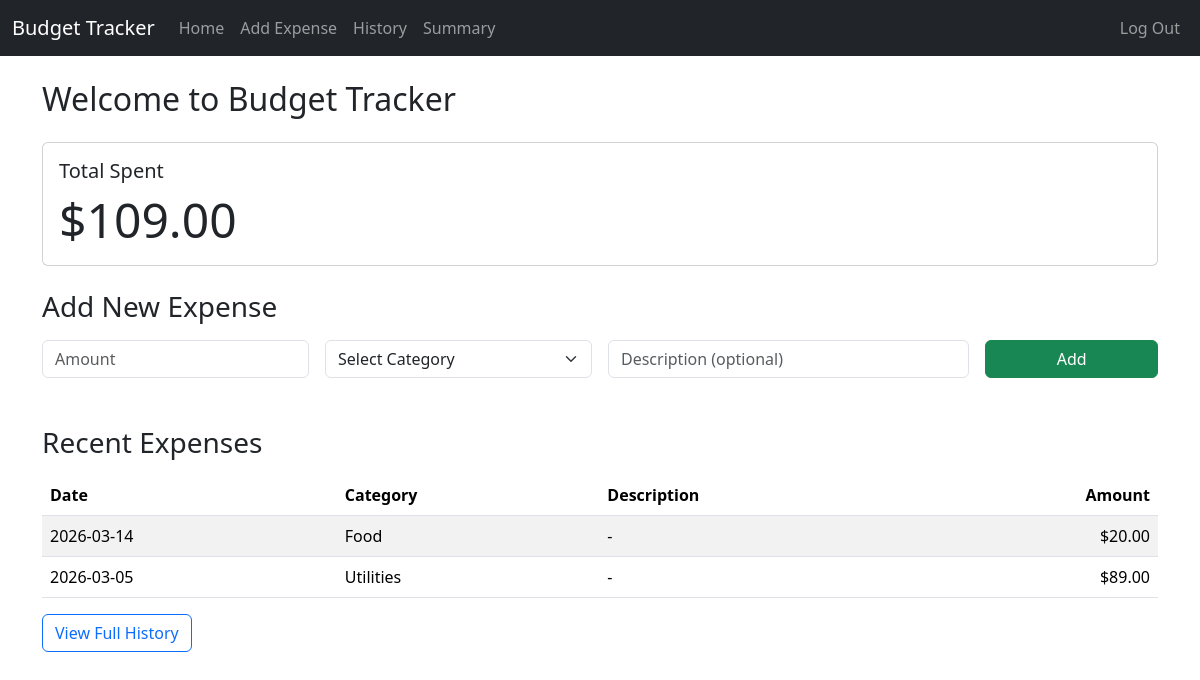
/ (signed in), run on the app's committed database.
### tables this page shows
CREATE TABLE expenses (
        id INTEGER PRIMARY KEY AUTOINCREMENT,
        user_id INTEGER NOT NULL,
        amount REAL NOT NULL,
        category TEXT NOT NULL,
        description TEXT,
        date TEXT NOT NULL,
        FOREIGN KEY (user_id) REFERENCES users(id)
    );

### app.py (the view)
@app.route("/")
@login_required
def index():
    expenses = db.execute("""
        SELECT amount, category, description, date
        FROM expenses
        WHERE user_id = ?
        ORDER BY date DESC
        LIMIT 10
    """, session["user_id"])
    total = db.execute("""
        SELECT SUM(amount) as total
        FROM expenses
        WHERE user_id = ?
    """, session["user_id"])[0]["total"] or 0.0
    return render_template("index.html", expenses=expenses, total=total)

### app.py (called while the page is built)
@app.after_request
def after_request(response):
    response.headers["Cache-Control"] = "no-cache, no-store, must-revalidate"
    response.headers["Expires"] = 0
    response.headers["Pragma"] = "no-cache"
    return response

### helpers.py (called while the page is built)
def login_required(f):
    @wraps(f)
    def decorated_function(*args, **kwargs):
        if session.get("user_id") is None:
            return redirect("/login")
        return f(*args, **kwargs)
    return decorated_function

### templates/index.html (shortened to what this page needs)
{% extends "layout.html" %}
{% block main %}
<h2 class="mb-4">Welcome to Budget Tracker</h2>
<div class="card mb-4">
    <div class="card-body">
        <h5 class="card-title">Total Spent</h5>
        <p class="card-text display-5">${{ "%.2f"|format(total) }}</p>
    </div>
</div>
<h3 class="mb-3">Add New Expense</h3>
<form action="/add" method="post">
    <div class="row g-3">
        <div class="col-md-3">
            <input type="number" step="0.01" min="0.01" class="form-control" name="amount" placeholder="Amount" required>
        </div>
        <div class="col-md-3">
            <select class="form-select" name="category" required>
                <option value="" disabled selected>Select Category</option>
            </select>
        </div>
        <div class="col-md-4">
            <input type="text" class="form-control" name="description" placeholder="Description (optional)">
        </div>
        <div class="col-md-2">
            <button type="submit" class="btn btn-success w-100">Add</button>
        </div>
    </div>
</form>
<h3 class="mt-5 mb-3">Recent Expenses</h3>
{% if expenses %}
    <table class="table table-striped">
        <thead>
            <tr>
                <th>Date</th>
                <th>Category</th>
                <th>Description</th>
                <th class="text-end">Amount</th>
            </tr>
        </thead>
        <tbody>
            {% for expense in expenses %}
            <tr>
                <td>{{ expense.date }}</td>
                <td>{{ expense.category }}</td>
                <td>{{ expense.description or "-" }}</td>
                <td class="text-end">${{ "%.2f"|format(expense.amount) }}</td>
            </tr>
            {% endfor %}
        </tbody>
    </table>
    <a href="/history" class="btn btn-outline-primary">View Full History</a>
{% else %}
    <p class="text-muted">No expenses yet. Add your first one above!</p>
{% endif %}
{% endblock %}

### data on the page
expenses: date "2026-03-14", category "Food", description "-", amount "20.00"
expenses: date "2026-03-05", category "Utilities", description "-", amount "89.00"

### other printed values
{{ "%.2f"|format(total) }} "109.00"
